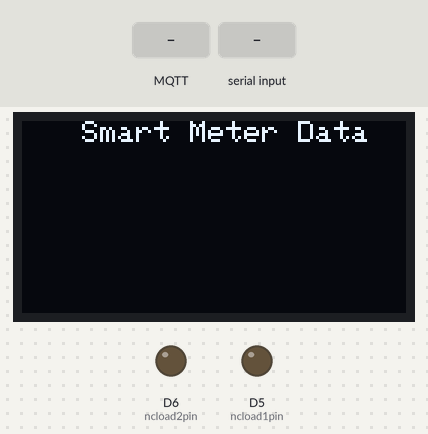
A sketch run on a simulated ESP8266 (NodeMCU). On the bench: 128×64 one-colour display, output pins drawn as LEDs (lit = HIGH). The inputs (shaded band) are chosen by the test bench. WiFi joins after 1.5 s; servers stay silent unless stated; the display library's start-up logo is not drawn; network time is answered at once with the bench clock; the local clock reads 2024-03-15 10:24:30 at power-on unless the sketch sets it; no MQTT or app messages arrive unless stated; what the sketch prints to the serial monitor is not drawn.

Above: at 3.74 s.
4.8 s: MQTT message "ON" arrives on the second subscribed topic
At 5.3 s:
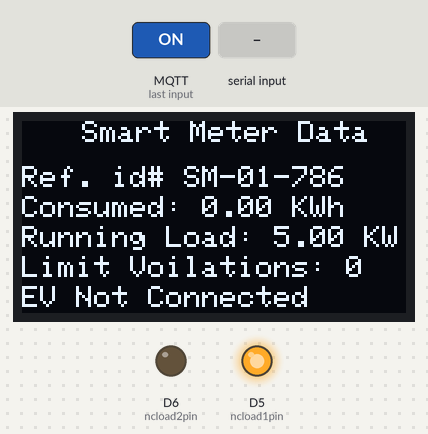
6.4 s: "EV Con\n" received over Serial
At 7.6 s:
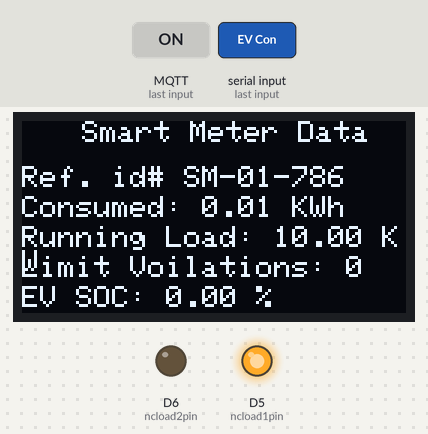
8.0 s: MQTT message "ON" arrives on the third subscribed topic
At 9.2 s:
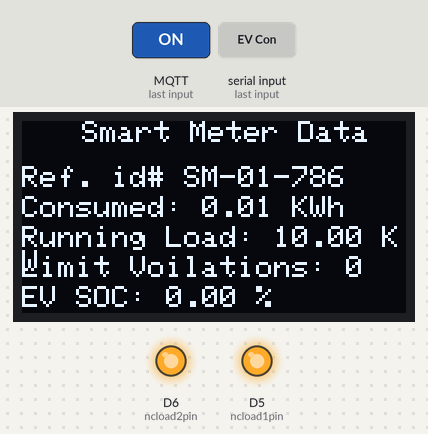
9.5 s: MQTT message "OFF" arrives on the second subscribed topic
At 10.0 s:
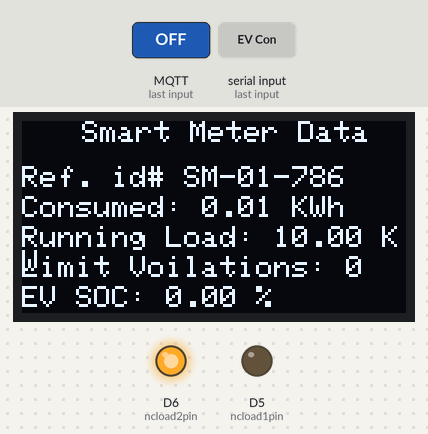
11.0 s: "EV Dis\n" received over Serial
At 11.09 s:
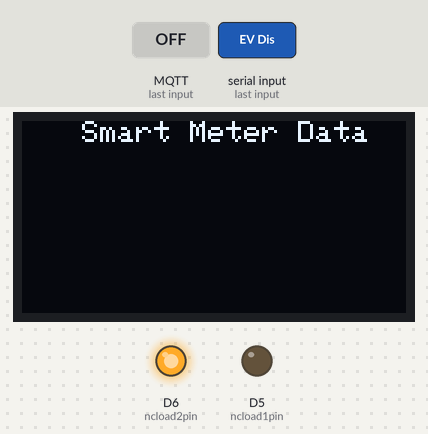
12.6 s: MQTT message "OFF" arrives on the third subscribed topic
At 13.6 s:
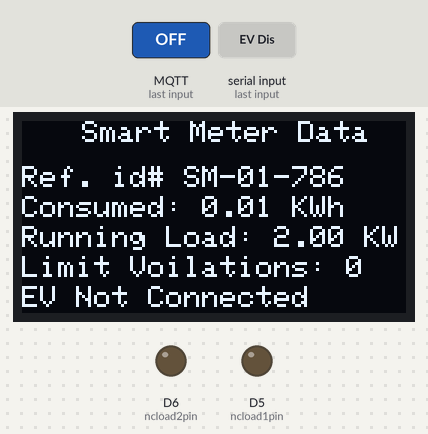
Timing chart, 0 to 15.2 s (numbered marks = the images above; inputs shaded):
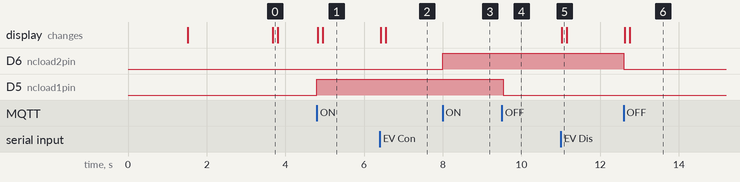

The sketch:

Verision1.7.ino
```cpp
#include <SoftwareSerial.h>
#include "PubSubClient.h"
#include <ESP8266WiFi.h>
#include <NTPClient.h>
#include <WiFiUdp.h>
#include <Wire.h>
#include <Adafruit_GFX.h>
#include <Adafruit_SSD1306.h>
#define SCREEN_WIDTH 128
#define SCREEN_HEIGHT 64
Adafruit_SSD1306 display(SCREEN_WIDTH, SCREEN_HEIGHT, &Wire, -1);
#define OLED_I2C_ADDRESS 0x3C
const char* mqtt_server = "broker.netpie.io";
const int mqtt_port = 1883;
const char* mqtt_client = "fc094a0a-6178-493f-9d4c-2b40299eae3b";
const char* mqtt_username = "nZJ38T9DmLER3fpG3KKgerm2qrWCrkqW";
const char* mqtt_password = "pvAx7k2Z8xh4t8GnXAUN6tAKap4DJnJa";
//const char* topic = "your/topic"; // Specify the topic you want to publish to
const char* SOCTopic = "@msg/SOC" ;
const char* TargetTime = "@msg/ttime" ;
const char* Timerequired = "@msg/Rtime" ;
const char* Feedback1 = "@msg/feedback1" ;
const char* Feedback2 = "@msg/feedback2" ;
const char* NCL1 = "@msg/NCL1" ;
const char* NCL2 = "@msg/NCL2" ;
const char* Emergency = "@msg/Emergency" ;
const char* ShadowTopic = "@shadow/data/update";
// ----- Wifi configuration---------------------
const char* ssid     = "Dr.PIEAS";       // WiFi ssid
const char* password = "12345678";   // WiFi password
// ----- For real time---------------
// Replace with your UTC offset in seconds
const long utcOffsetInSeconds = 25200; // For UTC+7 Thailand
WiFiUDP ntpUDP;
NTPClient timeClient(ntpUDP, "pool.ntp.org", utcOffsetInSeconds);
//-------------------------------------
WiFiClient espClient;
PubSubClient client(espClient);
SoftwareSerial EVSerial(D2, D3);
// ----- For Power Calculations---------------
int peakAllowedDemand = 10; //KW
float EVAllowedPower = 0;
float CLoad = 2;
float NCLoad1 = 0;
float NCLoad2 = 0;
float totalpowerconsumption = 0;
float totalenergyconsumption = 0;
int previousTime = 0;
float previouspower = 0;
int elapsedTime = 0;
int ncload1pin = D5;
int ncload2pin = D6;
int voilations = 0;
// ----- For EV Charging SCheduling            ---------------
float ttime = 0;
int availabletime = 0;
int remainingTimeInSeconds;
int Peaktime1 = 18 * 3600;
int Peaktime2 = 22 * 3600;
float soc = 0;
int Batteryrating = 30;
float previousallowedpower = 0;
int timerequired = 0;
float previousSOC = 0;
const char* Meterid = "SM-01-786";
//int targetTimeInSeconds=0;
//------------------------------------
bool EVConnected = false;
bool receivedConfirmation = false;
bool EmergencyCharge = false;
bool firstfeedback = false;
void setup_wifi() {
  delay(10);
  Serial.println();
  Serial.print("Connecting to ");
  Serial.println(ssid);

  if (WiFi.begin(ssid, password)) {
    while (WiFi.status() != WL_CONNECTED) {
      delay(500);
      Serial.print(".");
    }
  }
}
void reconnect() {
  while (!client.connected()) {
    Serial.print("Attempting MQTT connection...");
    if (client.connect(mqtt_client, mqtt_username, mqtt_password)) {
      Serial.println("connected");
      client.subscribe(TargetTime);
      client.subscribe(NCL1);
      client.subscribe(NCL2);
      client.subscribe(Emergency);
    } else {
      Serial.print("failed, rc=");
      Serial.print(client.state());
      Serial.println(" try again in 5 seconds");
      delay(2000);
    }
  }
}

void publishData(const char*topic, String data) {
  if (client.publish(topic, data.c_str())) {
    //Serial.println(data.c_str());
    // Serial.println("Data published successfully");
  } else {
    Serial.println("Failed to publish data");
  }
}
void powercalculation(unsigned long elapsedTime1) {

  //double power = voltage * Irms; // Calculate power
  double energy = (totalpowerconsumption * elapsedTime1) / 3600; // Calculate energy in Wh considering we can replace 3600 with 60 to consider 1h=1minute
  //Serial.println(elapsedTime1);
  // Serial.println(energy);
  totalenergyconsumption += energy;
  //Serial.println(totalenergyconsumption);
  // Check if 5 seconds have elapsed
  String consumption = "{\"data\" : {\"Power Consumed\" : " + String(totalpowerconsumption) + "," + "\"Energy Consumed\" : " + String(totalenergyconsumption) + "}}" ;
  //Serial.print("Sending --> ");
  //Serial.println(consumption);
  if (totalpowerconsumption <= peakAllowedDemand)
  {

  }
  else {
    voilations = voilations + 1;
  }
  publishData(ShadowTopic, consumption);
  oleddisplay(totalenergyconsumption, totalpowerconsumption, soc);
}
void callback(char* topic, byte* payload, unsigned int length) {
  Serial.print("Message arrived [");
  Serial.print(topic);
  Serial.print("] ");
  String message;
  for (int i = 0; i < length; i++) {
    message = message + (char)payload[i];
  }
  Serial.print(message);
  if (String(topic) == TargetTime) {
    String targetTimeStr = String((char*)payload);
    ttime = targetTimeStr.toFloat(); // Convert to float or appropriate data type
    //publishData(Feedback1, String(ttime));
  }
  if (String(topic) == NCL1) {
    if (message == "ON") {
      digitalWrite(ncload1pin, HIGH);
      NCLoad1 = 3;
    }
    else if (message == "OFF") {
      digitalWrite(ncload1pin, LOW);
      NCLoad1 = 0;
    }
  }
  if (String(topic) == NCL2) {
    if (message == "ON") {
      digitalWrite(ncload2pin, HIGH);
      NCLoad2 = 2;
    }
    else if (message == "OFF") {
      digitalWrite(ncload2pin, LOW);
      NCLoad2 = 0;
    }
  }
  if (String(topic) == Emergency) {
    if (message == "ON") {
      EmergencyCharge = true;
    }
    else if (message == "OFF") {
      EmergencyCharge = false;
    }
  }
}
void oleddisplay(float tenergy, float tpower, float evsoc ) {
  display.clearDisplay();
  display.setCursor(20, 0); // Set cursor position
  display.println("Smart Meter Data");
  display.display();
  display.setCursor(0, 15); // Set cursor position
  display.println("Ref. id# " + String(Meterid));
  display.display();
  display.setCursor(0, 25); // Set cursor position
  display.println("Consumed: " + String(tenergy) + " KWh");
  display.display();
  display.setCursor(0, 35); // Set cursor position
  display.println("Running Load: " + String(tpower) + " KW");
  display.display();
  display.setCursor(0, 45); // Set cursor position
  display.println("Limit Voilations: " + String(voilations));
  display.display();
  if (EVConnected) {
    display.setCursor(0, 55); // Set cursor position
    display.println("EV SOC: " + String(evsoc) + " %");
    display.display();
  }
  else {
    display.setCursor(0, 55); // Set cursor position
    display.println("EV Not Connected");
    display.display();
  }
  //delay(1000); // Wait for 1 second
}
void setup() {
  Serial.begin(9600);
  EVSerial.begin(115200);
  while (!Serial);
  setup_wifi();
  client.setServer(mqtt_server, mqtt_port);
  client.setCallback(callback);
  timeClient.begin();
  pinMode (ncload1pin, OUTPUT);
  pinMode (ncload2pin, OUTPUT);
  // Initialize the OLED display with the correct I2C address
  display.begin(SSD1306_SWITCHCAPVCC, OLED_I2C_ADDRESS);
  display.display();
  delay(2000); // Wait for 2 seconds
  display.setTextSize(1); // Set text size (1-3)
  display.setTextColor(SSD1306_WHITE); // Set text color
}


void loop() {
  if (!client.connected()) {
    reconnect();
  }
  client.loop();
  timeClient.update();
  //client.setCallback(callback);
  int hours = timeClient.getHours();
  int minutes = timeClient.getMinutes();
  int seconds = timeClient.getSeconds();
  int currentTime = (hours * 3600) + (minutes * 60) + seconds;
  int targetTimeInSeconds = ttime * 3600;
  String tt = "TT: " + String(ttime);
  float load = CLoad + NCLoad1 + NCLoad2;
  //publishData(SOCTopic, tt);
  if (Serial.available()) {
    String data = Serial.readStringUntil('\n');
    if (data.startsWith("EV Con")) {
      EVConnected = true;
      receivedConfirmation = false; // Reset confirmation flag
    } else if (data.startsWith("Confirmation received")) {
      receivedConfirmation = true;
    } else if (data.startsWith("EV Dis")) {
      EVConnected = false;
      EVAllowedPower = 0;
      Serial.println("Power Allowed: " + String(EVAllowedPower));
      receivedConfirmation = false; // Reset confirmation flag
      publishData(SOCTopic, "EV Disconnected");
    } else if (data.startsWith("SOC:") && EVConnected == true) {
      String socstring = data.substring(4);
      soc = socstring.toFloat();
      //if (elapsedTime % 2 ==0 ) {
      // previousSOC = soc;
      publishData(SOCTopic, data);

    }
  }

  if (EVConnected) {
    if (targetTimeInSeconds >= currentTime) {
      remainingTimeInSeconds = targetTimeInSeconds - currentTime;
    } else {
      remainingTimeInSeconds = ((24 * 3600) - currentTime) + targetTimeInSeconds;
    }
    if (!EmergencyCharge) {
      if (currentTime >= Peaktime1 && currentTime <= Peaktime2) {
        EVAllowedPower = 0;
      }
      else
      {
        EVAllowedPower = peakAllowedDemand - load;
      }
    }
    if (EmergencyCharge) {
      EVAllowedPower = 15.84;
    }
    timerequired = ((((100 - soc) / 100) * Batteryrating) / EVAllowedPower) * 3600;
    String tr = String(timerequired);
    //publishData(Timerequired, tr);

    if (previousallowedpower != EVAllowedPower) {
      previousallowedpower = EVAllowedPower;
      receivedConfirmation = false;
    }

    if (currentTime <= Peaktime1 && targetTimeInSeconds >= Peaktime2 && !EmergencyCharge ) {

      availabletime = remainingTimeInSeconds - (Peaktime2 - Peaktime1);
    }
    else if ((currentTime >= Peaktime1 && currentTime <= Peaktime2) && (targetTimeInSeconds >= Peaktime2 || targetTimeInSeconds <= Peaktime1) && !EmergencyCharge )
    {
      availabletime = remainingTimeInSeconds - (Peaktime2 - currentTime);
    }
    else if (currentTime <= Peaktime1 && targetTimeInSeconds <= Peaktime2 && !EmergencyCharge ) {

      availabletime = remainingTimeInSeconds - (targetTimeInSeconds - Peaktime1);
    }
    else {
      availabletime = remainingTimeInSeconds;
    }

    //if (availabletime <= timerequired && elapsedTime % 7 == 0) {
    // String feedback1 =  String(ttime) +":"+String(availabletime/3600) +":"+
    //                 String(soc + (((peakAllowedDemand - load) * (availabletime / 3600)) / Batteryrating));
    //String SocPossible=String(soc + ((EVAllowedPower * (availabletime / 3600)) / Batteryrating));
    //publishData(Feedback1,SocPossible);
    //firstfeedback=true;
    //}


    if (soc >= 95)
    {
      EVAllowedPower = 0;
      EVConnected = false;
      publishData(SOCTopic, "EV Fully Charged");
    }

    if (!receivedConfirmation && elapsedTime % 3 == 0) {
      Serial.println("Power Allowed: " + String(EVAllowedPower));
    }
  }

  if (previousTime == 0) {
    previousTime = currentTime;
  }

  elapsedTime = currentTime - previousTime;
  totalpowerconsumption = EVAllowedPower + load;

  if (elapsedTime >= 10 || previouspower != totalpowerconsumption) {
    previousTime = currentTime;
    if (EVConnected && availabletime <= timerequired) {
      float SocPossible = ((((EVAllowedPower * availabletime) / 3600) / Batteryrating) * 100) + soc ;
      // float SocPossible = soc + (((EVAllowedPower * (availabletime / 3600)) / Batteryrating) * 100);
      String feedback1 = "SOC Possible: " + String(SocPossible) + ".";
      publishData(Feedback1, feedback1);
      String feedback2 = "Turn OFF NC load or Use Emergency Mode for Fast Charge.";
      publishData(Feedback2, feedback2);
    }
    else  if (EVConnected && availabletime >= timerequired) {
      String feedback1 = "Good to Go in: " + String(timerequired);
      publishData(Feedback1, feedback1);
      String feedback2 = "";
      publishData(Feedback2, feedback2);
    }
    else
    {
      if (totalpowerconsumption <= peakAllowedDemand)
      {
        String feedback1 = "You are just Awesome.";
        publishData(Feedback1, feedback1);
        String feedback2 = "";
        publishData(Feedback2, feedback2);
      }
      else
      {
        String feedback1 = "Load is more than allowed limit";
        publishData(Feedback1, feedback1);
        String feedback2 = "Please turn off NC Load";
        publishData(Feedback2, feedback2);
      }
    }


      //Serial.println(targetTimeInSeconds);
      previouspower = totalpowerconsumption;
      powercalculation(elapsedTime);
    }
  }
```

Measured:
- after the input at 4.8 s, D5 (ncload1pin): LOW → HIGH at once; the display: first changes at once (image 1 shows a later state)
- after the input at 6.4 s, the display: first changes at once (image 2 shows a later state)
- after the input at 8.0 s, D6 (ncload2pin): LOW → HIGH at once
- after the input at 9.5 s, D5 (ncload1pin): HIGH → LOW at once
- after the input at 11.0 s, the display: changes at once (image 5)
- after the input at 12.6 s, D6 (ncload2pin): HIGH → LOW at once; the display: first changes at once (image 6 shows a later state)
